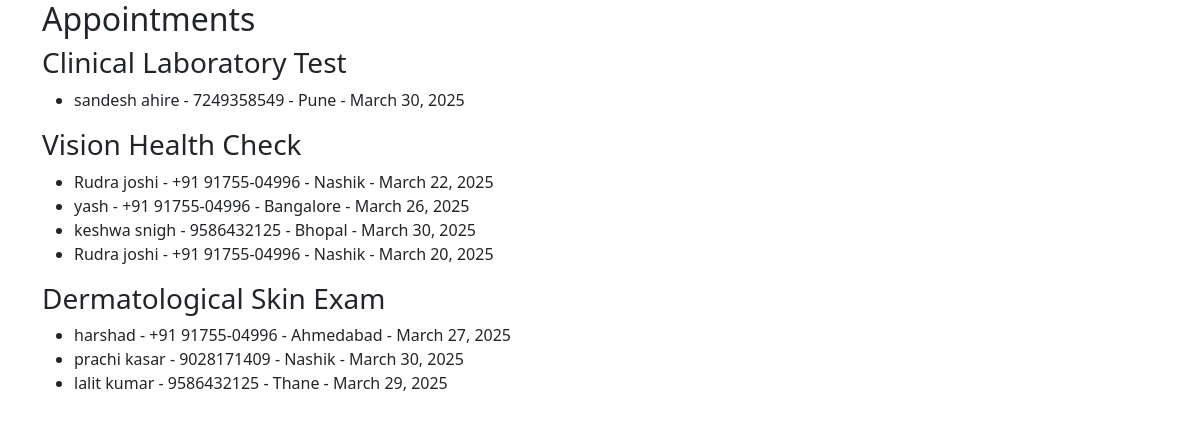
Page /schedule/admin-view/ on the earlier database version.
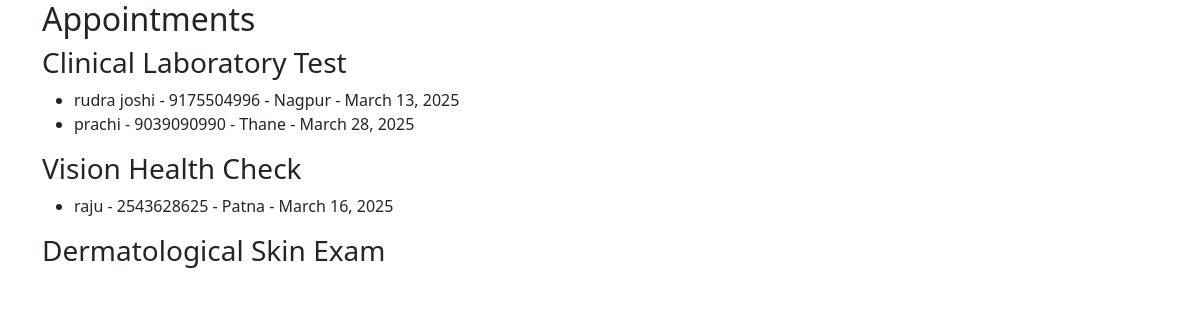
Same page on the later database version.
### appointments/models.py (models this page shows, shortened)
class Appointment(models.Model):
    SERVICE_CHOICES = [
        ('Clinical Laboratory Test', 'Clinical Laboratory Test'),
        ('Vision Health Check', 'Vision Health Check'),
        ('Dermatological Skin Exam', 'Dermatological Skin Exam'),
    ]
    name = models.CharField(max_length=100)
    phone = models.CharField(max_length=15)
    city = models.CharField(max_length=50)
    service_type = models.CharField(max_length=50, choices=SERVICE_CHOICES)
    date = models.DateField()

### appointments/views.py (the view)
# urls.py: path('admin-view/', views.admin_view, name='admin_view'),
def admin_view(request):
    appointments = {
        'Clinical Laboratory Test': Appointment.objects.filter(service_type='Clinical Laboratory Test'),
        'Vision Health Check': Appointment.objects.filter(service_type='Vision Health Check'),
        'Dermatological Skin Exam': Appointment.objects.filter(service_type='Dermatological Skin Exam'),
    }
    return render(request, 'appointments/admin.html', {'appointments': appointments})

### appointments/templates/appointments/admin.html (shortened to what this page needs)
{% load static %}
<!DOCTYPE html>
<html lang="en">
<head>
    <link href="https://cdn.jsdelivr.net/npm/bootstrap@5.3.0/dist/css/bootstrap.min.css" rel="stylesheet">
</head>
<body>
    <div class="container">
        <h2>Appointments</h2>
        {% for service_type, appointments in appointments.items %}
            <h3>{{ service_type }}</h3>
            <ul>
                {% for appointment in appointments %}
                    <li>{{ appointment.name }} - {{ appointment.phone }} - {{ appointment.city }} - {{ appointment.date }}</li>
                {% endfor %}
            </ul>
        {% endfor %}
    </div>
</body>
</html>

Differences in the rows shown:
removed Appointment: name "sandesh ahire", phone "7249358549", city "Pune", date "March 30, 2025", shown under "Clinical Laboratory Test"
removed Appointment: name "Rudra joshi", phone "+91 91755-04996", city "Nashik", date "March 22, 2025", shown under "Vision Health Check"
removed Appointment: name "yash", phone "+91 91755-04996", city "Bangalore", date "March 26, 2025", shown under "Vision Health Check"
removed Appointment: name "keshwa snigh", phone "9586432125", city "Bhopal", date "March 30, 2025", shown under "Vision Health Check"
removed Appointment: name "Rudra joshi", phone "+91 91755-04996", city "Nashik", date "March 20, 2025", shown under "Vision Health Check"
removed Appointment: name "harshad", phone "+91 91755-04996", city "Ahmedabad", date "March 27, 2025", shown under "Dermatological Skin Exam"
removed Appointment: name "prachi kasar", phone "9028171409", city "Nashik", date "March 30, 2025", shown under "Dermatological Skin Exam"
removed Appointment: name "lalit kumar", phone "9586432125", city "Thane", date "March 29, 2025", shown under "Dermatological Skin Exam"
added Appointment: name "rudra joshi", phone "9175504996", city "Nagpur", date "March 13, 2025", shown under "Clinical Laboratory Test"
added Appointment: name "prachi", phone "9039090990", city "Thane", date "March 28, 2025", shown under "Clinical Laboratory Test"
added Appointment: name "raju", phone "2543628625", city "Patna", date "March 16, 2025", shown under "Vision Health Check"
